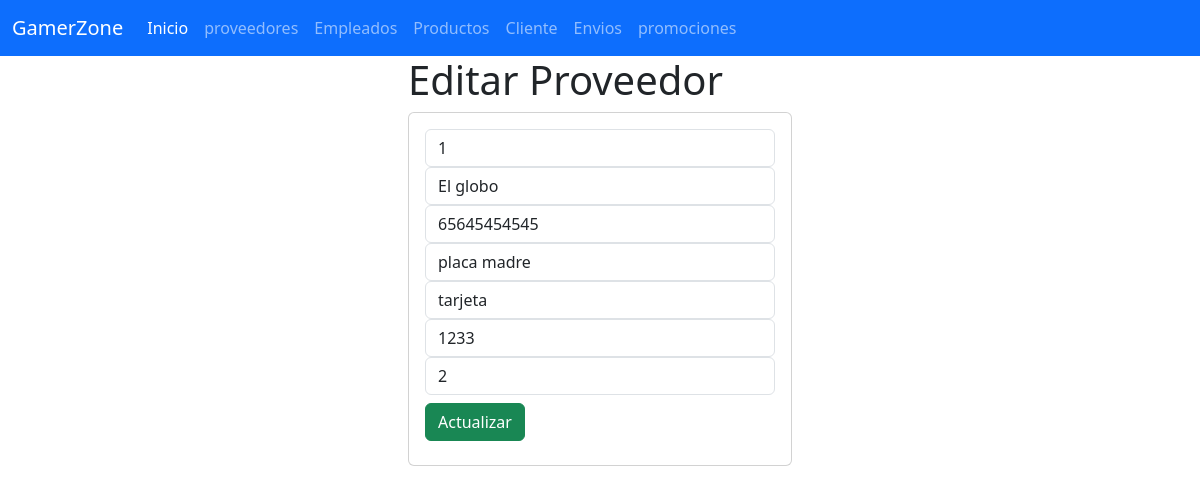
/seleccionarProveedor/1, run on the app's committed database.
### Proveedores_app/models.py (models this page shows, shortened)
class Proveedor(models.Model):
    id_proveedor=models.IntegerField(primary_key=True)
    nombre=models.CharField(max_length=100)
    telefono= models.IntegerField()
    producto=models.CharField(max_length=100)
    metodo_pago=models.CharField(max_length=100)
    lote=models.CharField(max_length=100)
    id_producto=models.IntegerField()

### Proveedores_app/views.py (the view)
# urls.py: path("seleccionarProveedor/<id_proveedor>", views.seleccionarProveedor, name="seleccionarProveedor"),
def seleccionarProveedor(request, id_proveedor):
    losproveedores = Proveedor.objects.get(id_proveedor=id_proveedor)
    return render(request, "editarProveedor.html", {"misproveedores": losproveedores})

### Proveedores_app/templates/editarProveedor.html (shortened to what this page needs)
{% extends "base.html" %}
{% block cuerpo %}
<div class="row">
    <div class="col-md-4 offset-md-4">
        <h1>Editar Proveedor</h1>
        <div class="card">
            <div class="card-body">
                <form action="/editarProveedor/" method="POST">
                    <div class="form-group">
                        <input type="number" id="txtid_proveedor" name="txtid_proveedor" class="form-control" value="{{ misproveedores.id_proveedor }}" readonly required>
                    </div>
                    <div class="form-group">
                        <input type="text" id="txtnombre" name="txtnombre" class="form-control" value="{{ misproveedores.nombre }}" maxLength="100" required>
                    </div>
                    <div class="form-group">
                        <input type="number" id="txttelefono" name="txttelefono" class="form-control" value="{{ misproveedores.telefono }}" required>
                    </div>
                    <div class="form-group">
                        <input type="text" id="txtproducto" name="txtproducto" class="form-control" value="{{ misproveedores.producto }}" maxLength="100" required>
                    </div>
                    <div class="form-group">
                        <input type="text" id="txtmetodo_pago" name="txtmetodo_pago" class="form-control" value="{{ misproveedores.metodo_pago }}" maxLength="100" required>
                    </div>
                    <div class="form-group">
                        <input type="text" id="txtlote" name="txtlote" class="form-control" value="{{ misproveedores.lote }}" maxLength="100" required>
                    </div>
                    <div class="form-group">
                        <input type="number" id="txtid_producto" name="txtid_producto" class="form-control" value="{{ misproveedores.id_producto }}" required>
                    </div>
                    <div class="form-group py-2">
                        <button type="submit" class="btn btn-success">Actualizar</button>
                    </div>
                </form>
            </div>
        </div>
    </div>
</div>
{% endblock %}

### data on the page
Proveedor: txtid_proveedor "1", txtnombre "El globo", txttelefono "65645454545", txtproducto "placa madre", txtmetodo_pago "tarjeta", txtlote "1233", txtid_producto "2"
